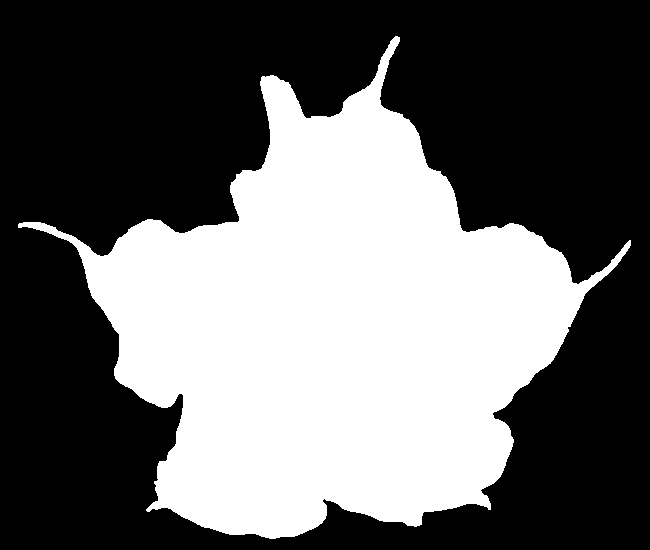
#> input picture Sheet 03/images/engelstrompete.png, 650 x 550 px
$ jupyter execute sheet03.ipynb   (shell and % lines are left out)
#> lines starting #> are read from the running program, lines starting #| are printed output that depends on the picture; after the words box and inside, x2 and y2 are one past the last pixel; in counts of white or black regions, pixels touching at a corner belong together
Osnabrück University - Computer Vision (Winter Term 2021/22) - Prof. Dr.-Ing. G. Heidemann, Ulf Krumnack, Axel Schaffland

# Exercise Sheet 03: Morphological Operations¶

## Introduction

This week's sheet should be solved and handed in before the end of **Tuesday, November 23, 2021**. If you need help (and Google and other resources were not enough), feel free to contact your groups' designated tutor or whomever of us you run into first. Please upload your results to your group's Stud.IP folder.

## Assignment 0: Math recap (complex numbers) [0 Points]

This exercise is supposed to be very easy, does not give any points, and is voluntary. There will be a similar exercise on every sheet. It is intended to revise some basic mathematical notions that are assumed throughout this class and to allow you to check if you are comfortable with them. Usually you should have no problem to answer these questions offhand, but if you feel unsure, this is a good time to look them up again. You are always welcome to discuss questions with the tutors or in the practice session. Also, if you have a (math) topic you would like to recap, please let us know.

**a)** What is a *complex number*, what is the *complex plane*, how are complex numbers usually denoted?

YOUR ANSWER HERE

**b)** What is the *real* and the *imaginary* part of a complex number? What is the *absolute value* of a complex number? What is the *complex conjugate*?

YOUR ANSWER HERE

**c)** What are polar coordinates? What are their advantages? Can you convert between cartesian and polar coordinates? Can you write down $i=\sqrt{-1}$ in polar coordinates? What about $\sqrt{i}$?

YOUR ANSWER HERE

**d)** Python, and also numpy, support calculations with complex numbers. Consult the documentation to find out details. Notice that $i$ is substituted by $j$ in Python.

[cell 1]
# YOUR CODE HERE

## Assignment 1: Properties of morphological operators [5 Points]

This exercise will elaborate on the basic morphological operators of *erosion* and *dilation* (cf. CV-05 slides 4-14).

## Find our solutions for Task 1 in the folder /Task 1

### a) Duality

Proof that *erosion* and *dilation* are *dual* operators, i.e.

$$ g^{\ast}\oplus S = (g\ominus S)^{\ast}\qquad\text{and}\qquad
g^{\ast}\ominus S = (g\oplus S)^{\ast}$$

here $g^{\ast}$ denotes the inverted binary image, i.e. $g^{\ast}(x,y) = 1 - g(x,y) = \neg g(x,y)$, i.e. 1-pixel become 0 and 0-pixel become 1.

solution in folder /Task 1

### b) Superposition

As *erosion* and *dilation* have been introduced for binary images, the notion of *linearity* is not really appropriate here. However, some weaker version, called *superposition* can be defined: instead of forming linear combination, one takes the logical disjunction:

$$(g_1\lor g_2)(x,y) := g_1(x,y)\lor g_2(x,y)$$

Check for both operations if *erosion* and *dilation* are "compatible" with superposition, i.e. if first *eroding* (or *dilating*) two images and superposing the result is the same as first superposing the images and then *eroding* (or *dilating*) the result.

solution in folder /Task 1

### c) Chaining

Show that *dilation* and *erosion* have the following properties: given two structering elements $S_1$ and $S_2$, it holds

\begin{align}
  (g\oplus S_1)\oplus S_2 & & = & g\oplus (S_1\oplus S_2) && = (g\oplus S_2)\oplus S_1 \\
  (g\ominus S_1)\ominus S_2 & & = & g\ominus (S_1\ominus S_2) && = (g\ominus S_2)\ominus S_1 \\
\end{align}

What are the practical consequences?

solution in folder /Task 1

## Assignment 2: Application [5 Points]

### a) Boundary extraction

Extract the boundary of a shape using opening or closing. You may use `binary_dilation` or `binary_erosion` from `scipy.ndimage.morphology`. Can you achieve a thicker boundary?

[cell 2]
import numpy as np
import matplotlib.pyplot as plt
plt.rcParams['image.cmap'] = 'gray'
import scipy.ndimage.morphology as morph
from imageio import imread


def my_boundary(img):
    """
    Compute boundary of binary image.

    Parameters
    ----------
    img : ndarray of bools
        A binary image.

    Returns
    -------
    boundary : ndarray of bools
        The boundary as a binary image.
    """
    boundary = np.zeros(img.shape, bool)
    eroded_img = img
    dilated_img = img
    for _ in range(10):
        eroded_img = morph.binary_erosion(eroded_img)
        dilated_img = morph.binary_dilation(dilated_img)
    boundary = dilated_img ^ eroded_img

    return boundary


img = imread("images/engelstrompete.png") > 0
plt.figure(figsize=(10,10))
plt.gray()
plt.imshow(my_boundary(img))
plt.show()

### b)  Distance transform

Implement distance transform according to the ideas of (CV-05 slides 34ff).  Discuss the effect of different structuring elements.

[cell 3]
import numpy as np
import matplotlib.pyplot as plt
from scipy.ndimage import morphology as morph, generate_binary_structure
from imageio import imread

def my_distance_transform(img):
    """Distance transform of binary image.

    Args:
    img (ndarray of bools): A binary image.

    Returns:
    dt (ndarray of ints): The distance transform of the input image.
    """

    dt = np.zeros(img.shape,np.int32)
    i = 0

    while True:
        eroded_img = morph.binary_erosion(img, iterations = i+1)
        previous_eroded_img = morph.binary_erosion(img, iterations = i)
        boundary = np.logical_xor(previous_eroded_img, eroded_img)
        boundary = boundary.astype(np.int32)
        boundary_distance = boundary * i
        dt += boundary_distance
        if(np.all(eroded_img == 0)):
            break
        i += 1
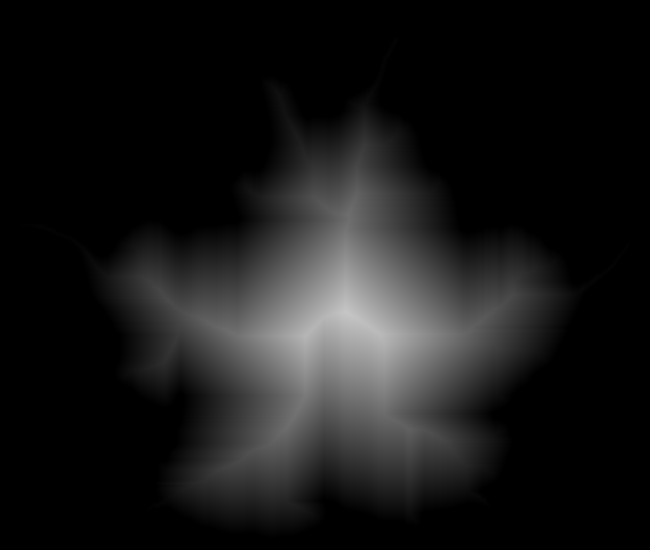
#> dt: shape (550, 650) int32; min 0, max 197, mean 24.2
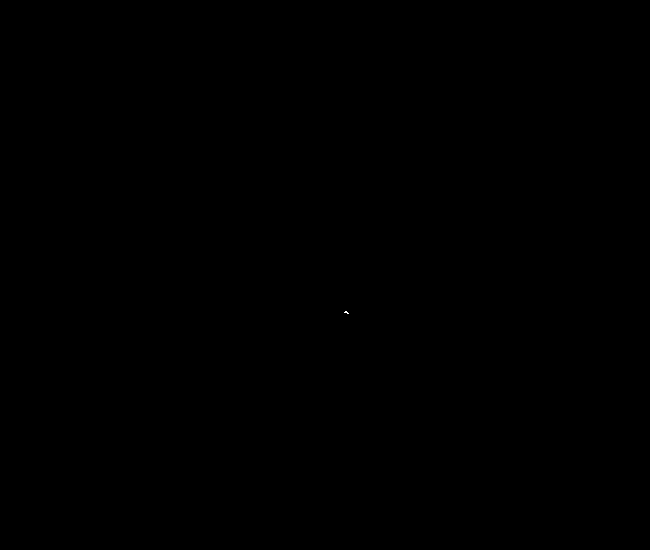
#> previous_eroded_img: shape (550, 650) bool; 0% white in thin lines or dots, all inside (x1, y1, x2, y2) = (344, 311, 349, 314)
#> after the loop, i = 197

    return dt


img = imread("images/engelstrompete.png") > 0
plt.figure(figsize=(10,10))
plt.imshow(my_distance_transform(img) + 50 * img)
plt.show()

The structuring element affects the distance transform because it defines how much we erode in every iteration. The bigger the structure, the more we erode in each iteration and therefore the bigger the stepsize in which we compute the distances.\
Additionally, the shape of the structure and its anchor influence the distance transform. An uneven shape or an anchor that is not in the centre of the structure skew erosion and with it also the distance computation.

Question: I tried several structures in the calls of morph.binary_erosion() but wasn't able to generate the same result. Instead setting the structure argument (e.g. to np.ones((3,3)) ) in the function call leads to quite bad results. Why is that and what is the default structure (documentation states If no structuring element is provided, an element is generated with a square connectivity equal to one.)?

### c) Morphing

Write a function `my_morph` that implements morphing according to (CV-05 slide 41). You may use your function `my_distance_transform` from part b), or the function `distance_transform_edt` from `scipy.ndimage.morphology`.

[cell 4]
import numpy as np
import matplotlib.pyplot as plt
import scipy.ndimage.morphology as morph
from imageio import imread


def my_morph(A,B,ratio, threshold=10):
    """Morphing from binary image A to image B.

    Args:
        A (ndarray of bools): A binary image (start).
        B (ndarray of bools): A binary image (target), same shape as A.
        ratio (float from 0.0 to 1.0): The ratio of image A and image B.
            0.0=only image A, 1.0=only image B.

    Returns:
        morph (ndarray of bools): A binary intermediate image between A and B.

    """
    DA = morph.distance_transform_edt(A)#my_distance_transform(A)
    DB = morph.distance_transform_edt(B)#my_distance_transform(B)

    i = ratio
    Di = (i * DB + (1-i) * DA)
    result = Di > threshold
    return result

img1 = imread("images/kreis.png") > 0
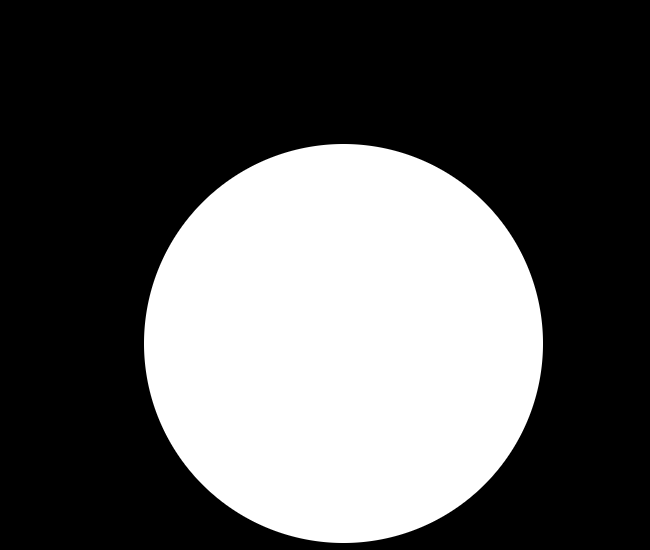
#> input picture Sheet 03/images/kreis.png, 650 x 550 px
img2 = imread("images/engelstrompete.png") > 0

plt.figure(figsize=(10,10))
plt.gray()
for i, ratio in enumerate(np.linspace(0, 1, 6), 1):
    plt.subplot(2, 3, i)
    plt.imshow(my_morph(img1, img2, ratio))
    plt.axis('off')
plt.show()

[cell 5]
# If you want to see your morph as an animation, run this cell.
# Close the output (press the blue "Stop interaction" button) once you are done!

# Due to some matplotlib problem you may have to restart your kernel!
import matplotlib.animation as animation
fig = plt.figure()

ims = []
for i, ratio in enumerate(np.linspace(0, 1, 24), 1):
    plt.axis('off')
    im = plt.imshow(my_morph(img1, img2, ratio), cmap='gray', animated=True)
    ims.append([im])
#> after the loop, ims = 24 items

ani = animation.ArtistAnimation(fig, ims + list(reversed(ims)), interval=100, blit=True)

fig.show()

## Assignment 3: Implementation: Skeletonization [5 Points]

### a) Skeletonization with hit-or-miss

Explain in your own words, how the hit-or-miss operator can be used for skeletonization (cf CV-05 slide 49).

We can use the hit-or-miss operator to identify the location of specific patterns. For skeletonization, we can use this to identify the (left, right, top, bottom, left-top, left-bottom, right-top and right-bottom) borders of an object. The anchors of the borders can definetly not belong to a ridge, because there are still pixels insided of them and the skeleton consists of line with a width of only 1 pixel. So if we iteratively identify borders and remove their anchor pixel from the image (before identifying the next border), we will slowly 'carve' away the borders until only a thin line of pixels remains: the skeleton.

### b) Implementation of skeletonization

Now use this method to implement your own skeletonization function. It is ok to use
`scipy.ndimage.morphology.binary_hit_or_miss` here (but of course *not* `skimage.morphology.skeletonize` or similar functions). Compare your result with (CV-05 slide 50). Note that computing the skeleton using this method may take some time ...

[cell 6]
import numpy as np
import matplotlib.pyplot as plt
import scipy.ndimage.morphology as morph
from imageio import imread


from skimage.morphology import skeletonize


def rotate45(matrix):
    """Rotate a 3X3 matrix by 45 degrees clockwise

    Parameters
    ----------
    matrix : ndarray of size 3X3

    Returns
    -------
    rotated_matrix : matrix rotated 45 degrees clockwise
    """
    assert matrix.shape == (3,3), "Wrong shape of matrix! Shape should be (3, 3)"

    rotated_matrix = np.copy(matrix)
    rotation_matrix = np.array([[0.707,-0.707],
                                [0.707,0.707]])
    for yi in range(-1, 2):
        for xi in range(-1, 2):
            rotated_indices = np.round(rotation_matrix @ np.array([xi, yi]))
            rotated_matrix[int(rotated_indices[1])+1, int(rotated_indices[0])+1] = matrix[yi+1, xi+1]
    return rotated_matrix


def my_skeletonize(img):
    """
    Compute the skeloton of a binary image using hit_or_miss operator.

    Parameters
    ----------
    img : ndarray of bools
        Binary image to be skeletonized.

    Returns
    -------
    skeleton : ndarray of bools
        The skeleton of the input image.
    """
    # initialize list to hold all 8 rotations
    rotations = [np.array([[1,  1, 1],
                           ['X',1,'X'],
                           [0,  0, 0]])]
    # fill list with the remaining 8 rotations
    for _ in range(7):
        rotations.append(rotate45(rotations[-1]))
    while True:
        skeleton = img
        # iterate through all hit-or-miss rotations to apply them to the image
        for hit_or_miss in rotations:
            hit = np.copy(hit_or_miss).flatten()
            hit[np.where(hit == 'X')[0]] = 0

            miss = np.copy(hit_or_miss).flatten()
            miss[np.where(miss == 'X')[0]] = 1
            miss = np.invert(miss.astype(int).astype(bool))

            img = img ^ morph.binary_hit_or_miss(img, np.reshape(hit, (3,3)).astype(int), np.reshape(miss, (3,3)))
        if (skeleton == img).all(): break
    return skeleton


img = imread("images/engelstrompete.png") > 0
skel = my_skeletonize(np.copy(img))
result = morph.distance_transform_cdt(img, metric='taxicab') + (50 * img)
result[morph.binary_dilation(skel)] = 0
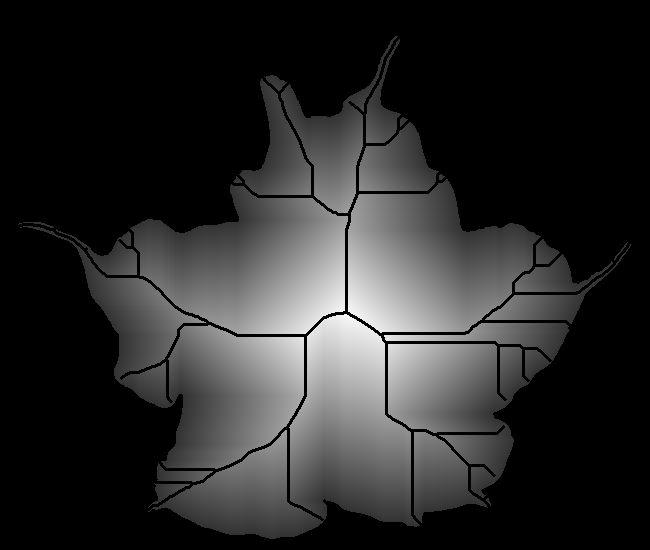
#> result: shape (550, 650) int64; min 0, max 246, mean 41.7
plt.figure(figsize=(10,10))
plt.gray()
plt.imshow(result)
plt.show()

## Assignment 4: Custom Structuring Element [5 points]

Landsat 7 is a satelite mission for acquisition of satellite imagery of Earth. Unfortunately the Scan Line Corrector failed, resulting in black stripes on the aquired images. More information: https://landsat.usgs.gov/slc-products-background

### a) A first fix

A rather crude fix is to apply a custom structuring element for dilation and erosion (see CV-05, 24ff). Complement the code below (in part (b)) in the following way:
* Rotate the image such that the gaps are horizontal.
* Dilate the rotated image with a vertical structuring element. I.e. take the maximum of an area of size $7 \times1$ and assign it to the center pixel. Repeat for all pixels.
* Erode the dilated image.
* Rotate the result back.

Remark: this exercise applies morphological operator to color images. This extends the idea of generalizing morphological operators to gray value images (CV-05, slide 51).

### b) Improving the solution
You may get better results by thresholding and applying the morphological operations only to pixels below a threshold, i.e. gap pixels. Compliment your solution from a).

[cell 7]
import numpy as np
import matplotlib.pyplot as plt
import scipy.ndimage.morphology as morph
import scipy.ndimage as ndimg
from skimage import color
from skimage.transform import rescale as rescale
from imageio import imread
from scipy.ndimage.interpolation import rotate

# defining the threshold
thresh = 255 * 1.8
struc_elem = np.ones((5,1), dtype=bool)

img = imread("images/landsat_stack2.png")
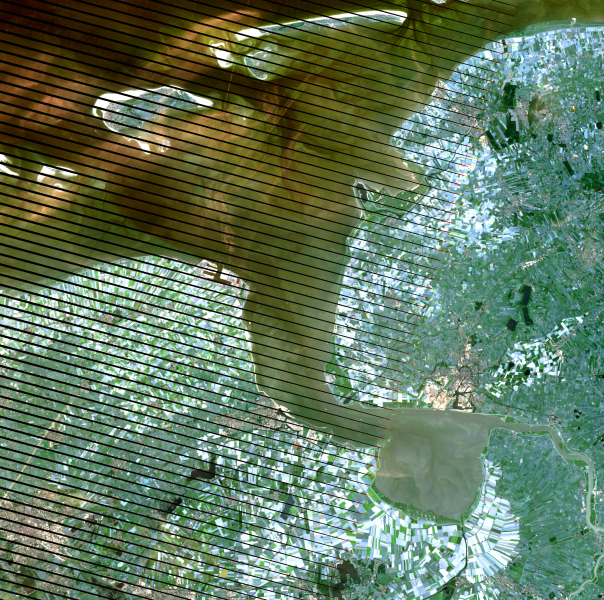
#> input picture Sheet 03/images/landsat_stack2.png, 604 x 600 px
#> img is the input picture: shape (600, 604, 3); mean R, G, B 98.2, 120.7, 94.7
img2 = img.copy()
img3 = img.copy()

img3 = rotate(img2, angle=-30, reshape=False)

rgb_weights = [0.2989, 0.5870, 0.1140]
img_grey = np.dot(img, rgb_weights)

# extract line angle for image rotation
angle_mins = []
for angle in range(180):
    rotated_img = rotate(img_grey, angle=angle, reshape=False)
    min_val = 10000
    for y in range(100,300):#rotated_img.shape[0]):
        line_sum = rotated_img[y:y+1, 100:130].sum()
        if line_sum < min_val:
            min_val = line_sum
    angle_mins.append(min_val)
#> after the loop, angle_mins = 180 values, max 3028.6 at index 129, min -182.3 at index 15, mean 1578.5
line_angle = angle_mins.index(min(angle_mins))
#> line_angle = 15

# rotate image
img2 = rotate(img2, angle=line_angle, reshape=True)
img_dilated = np.copy(img2)

# Dilate img2 with a vertiacal 7x1 structuring element
for yi in range(img2.shape[0]):
    for xi in range(img2.shape[0]):
        if img2[yi, xi].sum() < thresh:
            shift_up = 3 if yi>3 else 3-(3-yi)
            shift_down = 3 if yi<img2.shape[0]-3 else img2.shape[0]-yi
            cutout = img2[yi-shift_up:yi+shift_down, xi]
            cutout_maxima = cutout.max(axis=0)
            img_dilated[yi, xi] = cutout_maxima
        else:
            img_dilated[yi, xi] = img2[yi, xi]
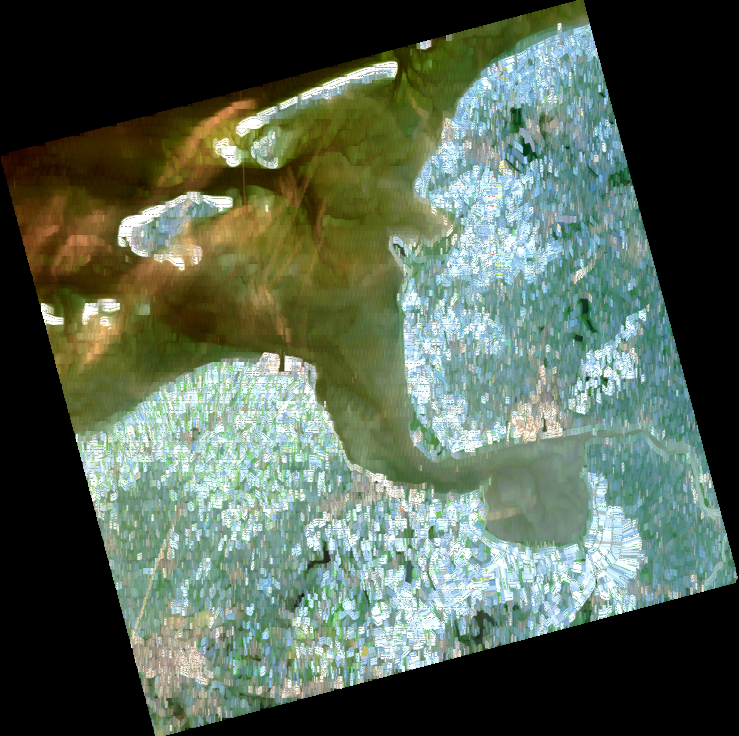
#> img_dilated: shape (736, 739, 3); mean R, G, B 84.9, 99.1, 83.3

# Erode img_dilated with a vertical 7x1 structuring element
img_eroded = img_dilated.copy()
for yi in range(img_dilated.shape[0]):
    for xi in range(img_dilated.shape[0]):
        shift_up = 3 if yi>3 else 3-(3-yi)
        shift_down = 3 if yi<img_dilated.shape[0]-3 else img_dilated.shape[0]-yi
        cutout = img_dilated[yi-shift_up:yi+shift_down, xi]
        cutout_minima = cutout.min(axis=0)
        img_eroded[yi, xi] = cutout_minima
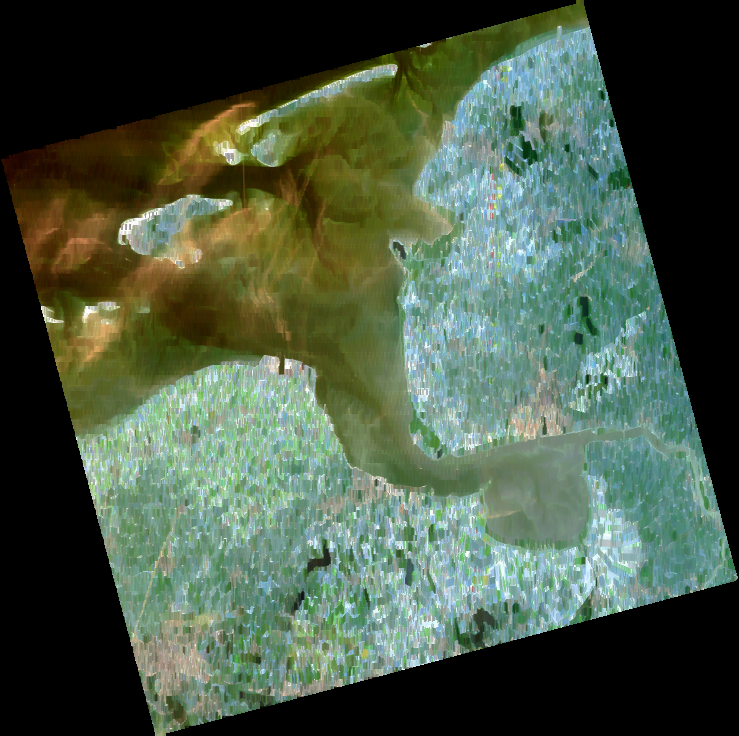
#> img_eroded: shape (736, 739, 3); mean R, G, B 72.8, 88.7, 69.7

# rotate back
img_final = rotate(img_eroded, angle=-line_angle)
img_final = img_final[int((img_final.shape[0]-img.shape[0])/2):img_final.shape[0]-int((img_final.shape[0]-img.shape[0])/2),
                      int((img_final.shape[1]-img.shape[1])/2):img_final.shape[1]-int((img_final.shape[1]-img.shape[1])/2)]
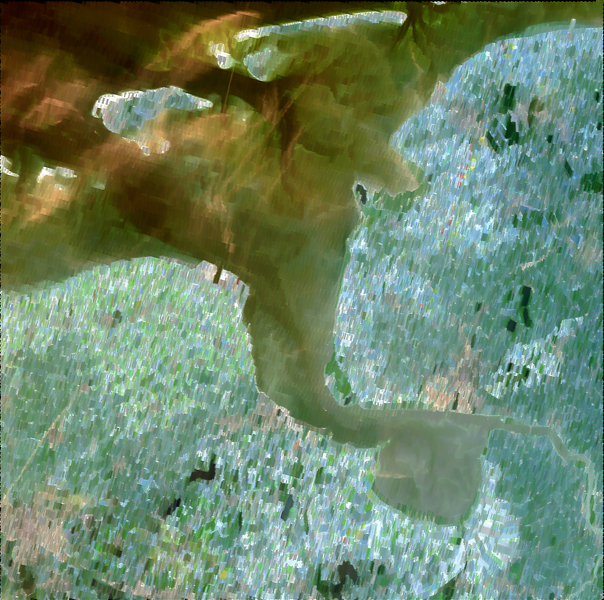
#> img_final: shape (600, 604, 3); mean R, G, B 109.2, 133.1, 104.5

plt.figure(figsize=(15,45))
plt.subplot(4,1,1); plt.imshow(img); plt.axis('off')
plt.subplot(4,1,2); plt.imshow(img_dilated); plt.axis('off')
plt.subplot(4,1,3); plt.imshow(img_eroded); plt.axis('off')
plt.subplot(4,1,4); plt.imshow(img_final); plt.axis('off')
#plt.imshow(img3)
plt.show()
